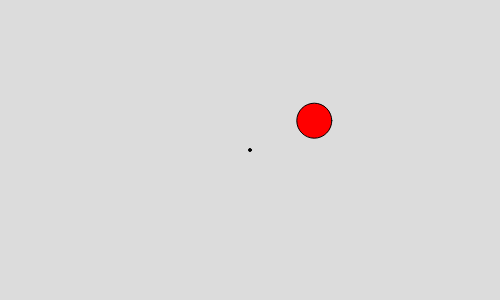
Frame 1 (no input)
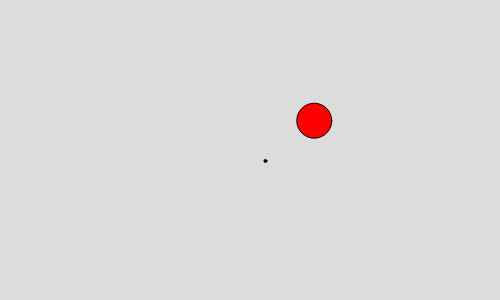
Frame 60 (no input)
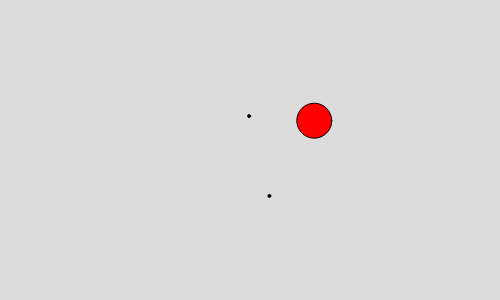
Frame 120 (the mouse pressed at the canvas centre since frame 60)

The p5.js sketch that drew these frames (run headless with seeded random() and noise() and a simulated clock; from frame 60 on, the mouse is pressed at the canvas centre):

// p5.js sketch
// ── sketch.js
// This is a good start but to make the ants actually leave a trail the ground needs to be set into a grid and steps on that grid must increase the likely hood of moving onto it 


let determination = 0.1; // Closer to zero the more targetted, the closer to one the more random 
let directDetermination = 0.5;
let ants = [];
let apple;

function setup() {
    createCanvas(500,300);
    ants.push(new Ant());
    apple = new Food();
}

function draw() {
    background(220);
    
    for(let i = 0; i < ants.length; i++) {
        ants[i].show();
        if(ants[i].search) {
            ants[i].move();
            ants[i].remember();
        } else {
            ants[i].showPath();
            ants[i].retrace();
        }
        if(ants[i].onFood(apple.x,apple.y,apple.size)) {
            ants[i].change();
        }
    }
    
    apple.show();
}
    

class Ant {
    constructor() {
        this.x = width/2;
        this.y = height/2;
//        this.lastXMove = random(-1,1);  For some reason having random here meant that it would only start occasionally.
//        this.lastXMove = random(-1,1);  Though hardset values of either 0,1 or -1 all work fine (confusing)
        this.lastXMove = 0;
        this.lastYMove = 0;
        this.path = [];
        this.search = true;
        this.count = 0;
    }
    
    move() {
        let a = random(0,1);
        if (a < determination) {
            this.lastXMove = random(-1,1);
            this.lastYMove = random(-1,1);
        } 
        this.x += this.lastXMove;
        this.y += this.lastYMove;  
    }
    
    remember() {
        this.path.push([this.x,this.y]);
    }
    
    show() {
        fill(0);
        stroke(0);
        ellipse(this.x,this.y,3);
    }
    
    change() {
        this.search = false;
        this.count = 2;
    }
    
    showPath() {
        for(let i = 0; i < this.path.length; i++) {
            stroke(100,255,0);
            point(this.path[i][0],this.path[i][1]);
        }
    }
    
    retrace() {
        let pathPos = this.path.length - this.count;
        
        if(pathPos < 0) {
            this.search = true;
            this.count = 1;
            this.path = [];
        } else {
            this.x = this.path[pathPos][0];
            this.y = this.path[pathPos][1];
            this.count++;
        }
    }
    
    onFood(foodX,foodY,size) {
        let distance = dist(this.x,this.y,foodX,foodY);
        let radius = size/2;
        if (distance < radius) {
            return true;
        } else {
            return false;
        }
    }
}

class Food {
    constructor() {
        this.x = random(100,width-100);
        this.y = random(100,height-100);
        this.size = 35;
    }
    
    show() {
        fill(255,0,0);
        stroke(0);
        ellipse(this.x,this.y,this.size);
    }
}

function mousePressed() {
    ants.push(new Ant());
}
